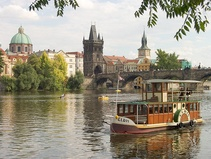
#> input picture Xufan_Song_PS1_py/inputSeamCarvingPrague.jpg, 211 x 159 px, shrunk from 640 x 480 before the run
$ python SeamCarvingReduceHeight.py   (older library calls are emulated)
#> lines starting #> are read from the running program, lines starting #| are printed output that depends on the picture
### Xufan_Song_PS1_py/energy_image.py
# -*- coding: utf-8 -*-
"""
Created on Sun Sep  8 19:32:07 2019

@author: songl
"""
import cv2
import numpy as np
def energy_image(im):
    """
    compute the energy at each pixel using the magnitude of the x and y
    gradients,equation 1 in the paper
    Args:
        im:MxNx3matrix of datatype uint8

    Returns:
        energyImage: 2D matrix of dataype double
    """
    im_gray=np.dot(im[...,:3], [0.2989, 0.5870, 0.1140])
    # convert color to grayscale or we can try to compute for each channel
    sobelx=cv2.Sobel(im_gray,cv2.CV_64F,1,0,ksize=3)
    sobely=cv2.Sobel(im_gray,cv2.CV_64F,0,1,ksize=3)
    energyImage=np.absolute(sobelx)+np.absolute(sobely)
    return energyImage

### Xufan_Song_PS1_py/reduceHeight.py
# -*- coding: utf-8 -*-
"""
Created on Mon Sep  9 00:35:19 2019

@author: songl
"""

import numpy as np
from cumulative_minimum_energy_map import cumulative_minimum_energy_map
from find_optimal_horizontal_seam import find_optimal_horizontal_seam
def reduceHeight(im, energyImage):
    """
    Args:
        energyImage: 2D matrix of datatype double
        im: MxNx3 matrix of datatype uint8

    Returns:
        reducedColorImage: 3D matrix same as the input image but with its height reduced by one pixel
        reducedEnergyImage: 2D matrix same as the inputenergyImage, but with its height reduced by one pixel
    """
    row=np.size(energyImage,0)
    col=np.size(energyImage,1)
    cumap=cumulative_minimum_energy_map(energyImage, 'HORIZONTAL')
    seam=find_optimal_horizontal_seam(cumap)
    reducedColorImage=np.zeros((row-1,col,3),dtype=np.uint8)
    reducedEnergyImage=np.zeros((row-1,col),dtype=np.double)
    for i in range(col):
        reducedColorImage[0:seam[i],i,:]=im[0:seam[i],i,:]
        reducedEnergyImage[0:seam[i],i]=energyImage[0:seam[i],i]
        reducedColorImage[seam[i]:row-1,i,:]=im[seam[i]+1:row,i,:]
        reducedEnergyImage[seam[i]:row-1,i]=energyImage[seam[i]+1:row,i]
    return reducedColorImage, reducedEnergyImage

### Xufan_Song_PS1_py/cumulative_minimum_energy_map.py
# -*- coding: utf-8 -*-
"""
Created on Sun Sep  8 20:46:16 2019

@author: songl
"""

import numpy as np
def cumulative_minimum_energy_map(energyImage, seamDirection):
    """
    compute minimum cumulative energy
    Args:
        energyImage: a 2D matrix of datatype double.(It can be the output of
                     energy_image function defined above
        seamDirection: strings ‘HORIZONTAL’ or ‘VERTICAL’
    Returns:
        cumulativeEnergyMap: 2D matrix of datatypedouble
    """
    row=np.size(energyImage,0)
    col=np.size(energyImage,1)
    cumulativeEnergyMap=np.zeros((row,col))
    if seamDirection=='HORIZONTAL':
        cumulativeEnergyMap[:,0:1]=energyImage[:,0:1]
        for j in range(1,col):
            for i in range(row):
                if i==0:
                    cumulativeEnergyMap[i,j]=min(cumulativeEnergyMap[i,j-1],cumulativeEnergyMap[i+1,j-1])+energyImage[i,j]
                elif i==row-1:
                    cumulativeEnergyMap[i,j]=min(cumulativeEnergyMap[i,j-1],cumulativeEnergyMap[i-1,j-1])+energyImage[i,j]
                else:
                    cumulativeEnergyMap[i,j]=min(cumulativeEnergyMap[i-1,j-1],cumulativeEnergyMap[i,j-1],cumulativeEnergyMap[i+1,j-1])+energyImage[i,j]
    elif seamDirection=='VERTICAL':
        cumulativeEnergyMap[0:1,:]=energyImage[0:1,:]
        for i in range(1,row):
            for j in range(col):
                if j==0:
                    cumulativeEnergyMap[i,j]=min(cumulativeEnergyMap[i-1,j],cumulativeEnergyMap[i-1,j+1])+energyImage[i,j]
                elif j==col-1:
                    cumulativeEnergyMap[i,j]=min(cumulativeEnergyMap[i-1,j],cumulativeEnergyMap[i-1,j-1])+energyImage[i,j]
                else:
                    cumulativeEnergyMap[i,j]=min(cumulativeEnergyMap[i-1,j-1],cumulativeEnergyMap[i-1,j],cumulativeEnergyMap[i-1,j+1])+energyImage[i,j]
    return cumulativeEnergyMap


### Xufan_Song_PS1_py/find_optimal_horizontal_seam.py
# -*- coding: utf-8 -*-
"""
Created on Sun Sep  8 22:11:31 2019

@author: songl
"""

import numpy as np
def find_optimal_horizontal_seam(cumulativeEnergyMap):
    """
    compute the optimal horizontal seam
    Args:
        cumulativeEnergyMap: 2D matrix of datatypedouble
    Returns:
        horizontalSeam: a vector containing the row indices of the pixels which form the seam for each col.
    """
    row=np.size(cumulativeEnergyMap,0)
    col=np.size(cumulativeEnergyMap,1)
    horizontalSeam=np.zeros(col,dtype=np.int)
    horizontalSeam[col-1]=np.argmin(cumulativeEnergyMap[:,col-1])
    # you use array slicing, but the index returned is the index of the new array
    for i in range(col-1):
        index=horizontalSeam[col-1-i]
        if index==0:
            horizontalSeam[col-2-i]=np.argmin(cumulativeEnergyMap[index:index+2,col-2-i])+index
        elif index==row-1:
            horizontalSeam[col-2-i]=np.argmin(cumulativeEnergyMap[index-1:index+1,col-2-i])+index-1
        else:
            horizontalSeam[col-2-i]=np.argmin(cumulativeEnergyMap[index-1:index+2,col-2-i])+index-1
    return horizontalSeam

### Xufan_Song_PS1_py/SeamCarvingReduceHeight.py
# -*- coding: utf-8 -*-
"""
Created on Mon Sep  9 01:17:38 2019

@author: songl
"""

import matplotlib.pyplot as plt
from energy_image import energy_image
from reduceHeight import reduceHeight

pic1=plt.imread('inputSeamCarvingPrague.jpg')
#> pic1 is the input picture: shape (159, 211, 3); mean R, G, B 156.5, 149.6, 132.7
energy1=energy_image(pic1)
for i in range(100):
    pic1, energy1=reduceHeight(pic1, energy1)
#> this loop made 100 passes
#> pass 1, in reduceHeight, `cumap=cumulative_minimum_energy_map(energyImage, 'HORIZONTAL')`:
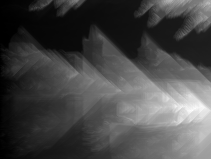
#> cumap: shape (159, 211) float64; min 0, max 11736.3, mean 3306.6; drawn with min black and max white
#> pass 1, `pic1, energy1=reduceHeight(pic1, energy1)`:
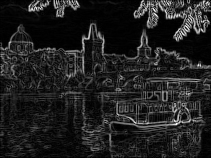
#> energy1: shape (158, 211) float64; min 0, max 1101, mean 141.3; drawn with min black and max white
plt.imsave('outputReduceHeightPrague.png',pic1)


pic2=plt.imread('inputSeamCarvingMall.jpg')
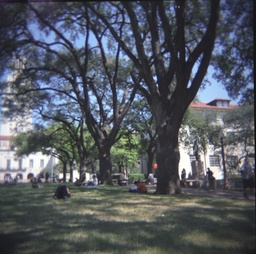
#> input picture Xufan_Song_PS1_py/inputSeamCarvingMall.jpg, 256 x 254 px, shrunk from 775 x 769 before the run
#> pic2 is the input picture: shape (254, 256, 3); mean R, G, B 83.8, 88.4, 96.4
energy2=energy_image(pic2)
#> in energy_image (call 2), `energyImage=np.absolute(sobelx)+np.absolute(sobely)`:
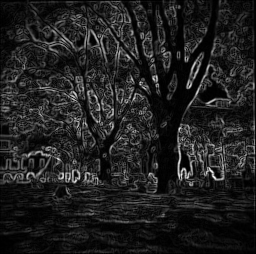
#> energyImage: shape (254, 256) float64; min 0, max 1074, mean 137.2; drawn with min black and max white
for i in range(100):
    pic2, energy2=reduceHeight(pic2, energy2)
#> this loop made 100 passes
#> pass 1, in reduceHeight (call 101), `cumap=cumulative_minimum_energy_map(energyImage, 'HORIZONTAL')`:
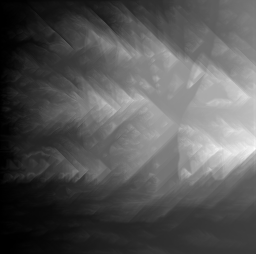
#> cumap: shape (254, 256) float64; min 0, max 14759.7, mean 4986.5; drawn with min black and max white
#> after the loop:
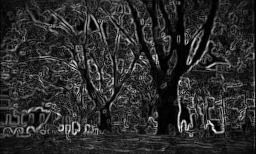
#> energy2: shape (154, 256) float64; min 0, max 1074, mean 188.6; drawn with min black and max white
#> after the loop:
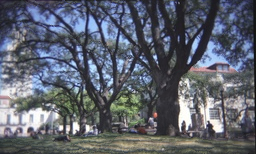
#> pic2: shape (154, 256, 3); mean R, G, B 94, 98.9, 110.3
plt.imsave('outputReduceHeightMall.png',pic2)
